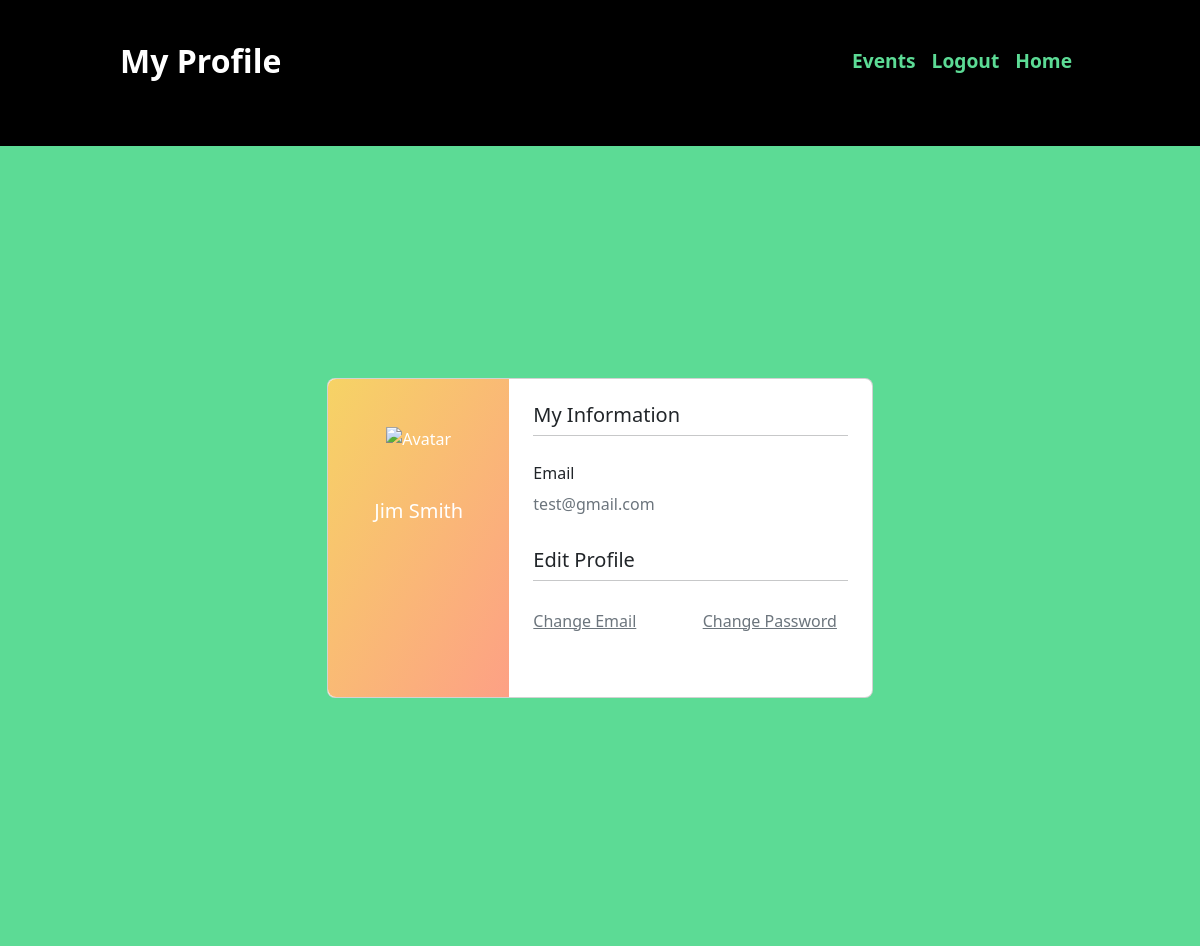
The app's page /profile/ (signed in) with its own data.
### website/models.py (models this page shows)
class User(db.Model, UserMixin):
    id = db.Column(db.Integer, primary_key=True)
    email = db.Column(db.String(150), unique=True)
    password = db.Column(db.String(150))
    last_name = db.Column(db.String(150))
    first_name = db.Column(db.String(150))
    trip = db.relationship('Trip')
    menu = db.relationship('Menu')

### website/views.py (the view)
@views.route('/profile/', methods = ['GET', 'POST'])
@login_required
def profile():
    return render_template("profile.html", user=current_user)

### website/__init__.py (called while the page is built)
def create_app():
    app = Flask(__name__)
    app.config['SECRET_KEY'] = 'hjshjhdajah'
    app.config['SQLALCHEMY_DATABASE_URI'] = f'sqlite:///{DB_NAME}'
    app.config['SQLALCHEMY_TRACK_MODIFICATIONS'] = False
    db.init_app(app)
    from .views import views
    from .auth import auth
    app.register_blueprint(views, url_prefix='/')
    app.register_blueprint(auth, url_prefix='/')
    from .models import User, Trip
    create_database(app)
    login_manager = LoginManager()
    login_manager.login_view = 'auth.login'
    login_manager.init_app(app)
    @login_manager.user_loader
    def load_user(id):
        return User.query.get(int(id))
    return app

### website/templates/profile.html (shortened to what this page needs)
<!DOCTYPE html>
<html>
    <head>
        <link href="https://cdn.jsdelivr.net/npm/bootstrap@5.2.1/dist/css/bootstrap.min.css" rel="stylesheet">
        <link rel="stylesheet" href="https://cdn.jsdelivr.net/npm/bootstrap-icons@1.9.1/font/bootstrap-icons.css">
        <link rel="stylesheet" href="../static/css/profile.css">
        <link rel="stylesheet" href="https://cdn.jsdelivr.net/npm/@fortawesome/fontawesome-free@6.1.2/css/fontawesome.min.css">
    </head>
    <body>
        <section id="title_section">
            <div class="container-fluid" id="title_container">
                <nav class="navbar navbar-expand-lg navbar-dark">
                    <a class="navbar-brand" href="/">My Profile</a>
                    <div class="collapse navbar-collapse" id="navbarSupportedContent">
                        <ul class="navbar-nav ms-auto">
                            <li class="navbar-item">
                                <a class="nav-link" href="/events">Events</a>
                            </li>
                            <li class="navbar-item">
                                <a class="nav-link" href="/logout">Logout</a>
                            </li>
                            <li class="navbar-item">
                                <a class="nav-link" href="/">Home</a>
                            </li>
                        </ul>
                    </div>
                </nav>
            </div>
        </section>
        <section class="vh-100" style="background-color: #5CDB95;">
            <div class="container py-5 h-100">
              <div class="row d-flex justify-content-center align-items-center h-100">
                <div class="col col-lg-6 mb-4 mb-lg-0">
                  <div class="card mb-3" style="border-radius: .5rem;">
                    <div class="row g-0">
                      <div class="col-md-4 gradient-custom text-center text-white"
                        style="border-top-left-radius: .5rem; border-bottom-left-radius: .5rem;">
                        <img src="https://mdbcdn.b-cdn.net/img/Photos/new-templates/bootstrap-chat/ava1-bg.webp"
                          alt="Avatar" class="img-fluid my-5" style="width: 80px;" />
                        <h5>{{user.first_name}} {{user.last_name}}</h5>
                      </div>
                      <div class="col-md-8">
                        <div class="card-body p-4">
                          <h5>My Information</h5>
                          <hr class="mt-0 mb-4">
                          <div class="row pt-1">
                            <div class="col-6 mb-3">
                              <h6>Email</h6>
                              <p class="text-muted">{{user.email}}</p>
                            </div>
                          </div>
                          <h5>Edit Profile</h5>
                          <hr class="mt-0 mb-4">
                          <div class="row pt-1">
                            <div class="col-6 mb-3">
                              <a class="text-muted" href="/email_reset/{{user.id}}">Change Email</a>
                            </div>
                            <div class="col-6 mb-3">
                              <a class="text-muted" href="/password_reset/{{user.id}}">Change Password</a>
                            </div>
                          </div>
                          <div class="d-flex justify-content-start">
                            <a href="#!"></a>
                            <a href="#!"></a>
                          </div>
                        </div>
                      </div>
                    </div>
                  </div>
                </div>
              </div>
            </div>
          </section>
    </body>
</html>

### website/static/css/profile.css (style rules this page uses)
#title_section { background-color: black; }
#title_container { padding: 2% 10%; }
.navbar { padding-bottom: 2rem; }
.navbar-brand { font-size: 2rem; font-weight: bold; color: white; }
.navbar-item { font-size: 1.2rem; font-weight: bold; }
.nav-link { color: #5CDB95; }
.gradient-custom { background: #f6d365; background: -webkit-linear-gradient(to right bottom, rgba(246, 211, 101, 1), rgba(253, 160, 133, 1)); background: linear-gradient(to right bottom, rgba(246, 211, 101, 1), rgba(253, 160, 133, 1)) }

### records on screen
User: first_name "Jim", last_name "Smith", email "test@gmail.com"
